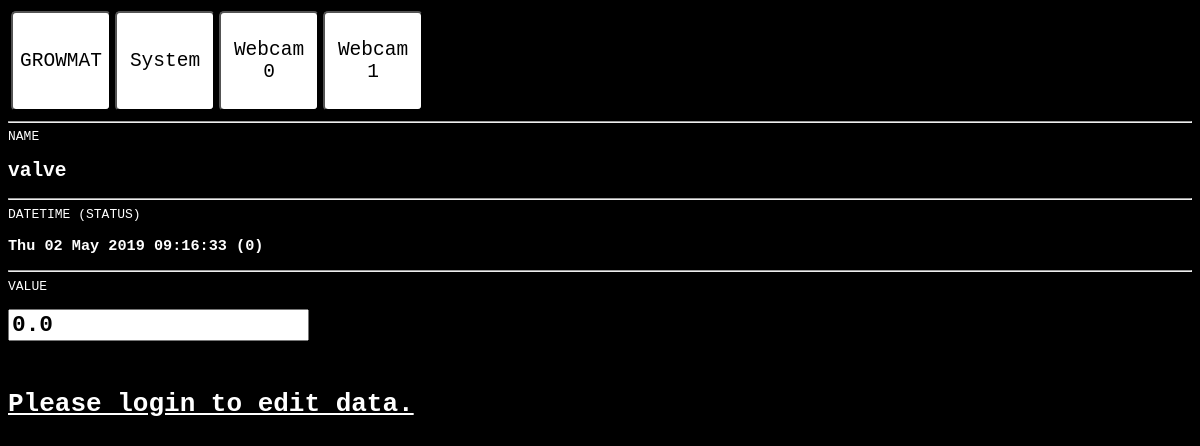
/w/detail/0/53/, run on the app's committed database.
### w/models.py (models this page shows, shortened)
class Instrument(models.Model):
	cNT = 1<<0
	cIV = 1<<1
	cA  = 1<<2
	cW  = 1<<3
	INSTRUMENT_TYPE = (
					(10, 'SYSTEM'),
					(0,  'MODBUS'),
     				(20, 'SCRIPT'),
                    (30, 'BTSPP2FILE'),
                    (40, 'RC'),
                    (50, 'GROWMATUTILS'),
	)
	INSTRUMENT_INDEX = (
					(0, '0'),
     				(1, '1'),
         			(2, '2'),
    			    (3, '3'),
    				(4, '4'),
    				(5, '5'),
     				(6, '6'),
         			(7, '7'),
    			    (8, '8'),
    				(9, '9'),
	)
	DATA_TYPE = (
					(0, 'int'),
     				(1, 'float'),
	)
	priority = models.FloatField(default=0, blank=True)
	manual = models.BooleanField(default=False, blank=True)
	address = models.IntegerField(default=0)
	type = models.IntegerField(choices=INSTRUMENT_TYPE, default=0)
	index = models.IntegerField(default=0)
	output = models.BooleanField(default = False, blank=True)
	datatype = models.IntegerField(choices=DATA_TYPE, default=0)
	name = models.CharField(default='NEW',  max_length=256)
	value = models.FloatField(default=0)
	status = models.IntegerField(default=1)
	datetime = models.DateTimeField(null=True, blank=True)

### w/views.py (the view, shortened to what this page needs)
# urls.py: url(r'^detail/(?P<page>[0-9]+)/(?P<pk>[0-9]+)/$', views.detail, name='detail'),
def detail(request, page=0, pk=None):
    instrument = Instrument.objects.get(pk=pk)
    form = InstrumentForm(instance = instrument)
    context = RequestContext(request, {
        'instrument': instrument,
        'form':form,
        'page': page })
    return render(request, 'w/detail.html', context)

### w/models.py
class InstrumentForm(ModelForm):
    class Meta:
        model = Instrument
        fields = ['priority', 'manual', 'address', 'type', 'index', 'output', 'datatype','name', 'value', 'status', 'datetime']

### w/templates/w/detail.html (shortened to what this page needs)
{% load staticfiles %}
<html>
	<head>
		<link rel="stylesheet" type="text/css" href="{% static 'w/style.css' %}">
    </head>
<body>
<table>
<tr>
<td>
<a href="{% url 'w:index' page %}"><button class="label">GROWMAT</button></a>
</td>
<td>
<a href="{% url 'w:instrument' %}"><button class="label">System</button></a>
</td>
<td>
<a href="{% url 'w:webcam' 0 %}"><button class="label">Webcam<br>0</button></a>
</td>
<td>
<a href="{% url 'w:webcam' 1 %}"><button class="label">Webcam<br>1</button></a>
</td>
</tr>
</table>
<hr>
	<form action="" method="post">{% csrf_token %}
	NAME <h2>{{ instrument.name }}</h2>
	<hr>
	DATETIME (STATUS) <h3>{{ instrument.datetime|date:"D d M Y" }} {{ instrument.datetime|time:"H:i:s" }} ({{ instrument.status }}) </h3>
	<hr>
	VALUE
			<h3>
				{{ form.value }}
			</h3>&nbsp;
  <table>
			 {% if not user.is_authenticated %}
				<h1><a href="{% url 'w:login' %}">Please login to edit data.</a></h1>
			{% endif %}
  			</table>
		</form>
	</body>
</html>

### static/w/style.css (style rules this page uses)
body { background-color: black; color: white; font-family: Monospace; }
html, body { //width=100%; //overflow-x: hidden; //overflow-y: hidden; }
input[type="number"] { font-family: Monospace; font-size: 1.5em }
a { color: white; }
button { height: 100px; width: 100px; font-family: Monospace; border-radius: 5px; //font-face: Tahoma; //font-size: 1.2em }
button.label { background: white; font-size: 1.5em }
tr a { width:100%; display:block; color: black; text-decoration: none; }
td a { width:100%; display:block; color: black; text-decoration: none; }
input { font-weight: bold; font-size:large; }

### data on the page
Instrument: name "valve", datetime "Thu 02 May 2019", datetime "09:16:33", status "0", value "0.0"
